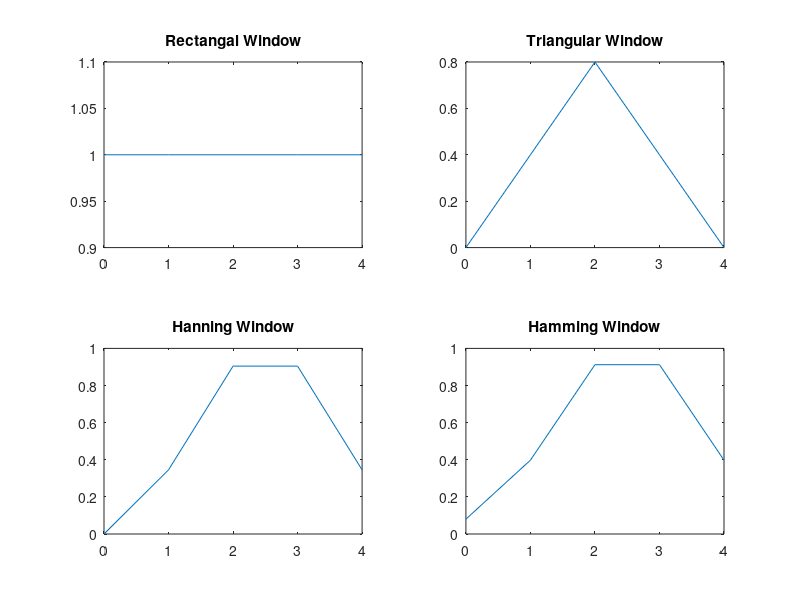

Source code (MATLAB):
clc;
clear all;
close all;

N = input('Enter the value of N: ');
n = 0:1:N-1;
for i=1:N
  w(i) = 1;
endfor
subplot(2,2,1);
plot(n,w);
title('Rectangal Window');
for i=1:1:N/2+1
  w(i) = (i-1)/(N/2);
endfor
if mod(N,2)==0
  for j=N/2+1:1:N-1
    i = i + 1;
    w(i) = 2 - (i)/(N/2);
  endfor
else
  for j=N/2+1:1:N
    i = i + 1;
    w(i) = 2 - (i)/(N/2);
  endfor
endif
subplot(2,2,2);
plot(n,w);
title('Triangular Window');
for i=1:N
  w(i) = 0.5 - 0.5*cos(2*pi*(i-1)/N);
endfor
subplot(2,2,3);
plot(n,w);
title('Hanning Window');
for i=1:N
  w(i) = 0.54 - 0.46*cos(2*pi*(i-1)/N);
endfor
subplot(2,2,4);
plot(n,w);
title('Hamming Window');